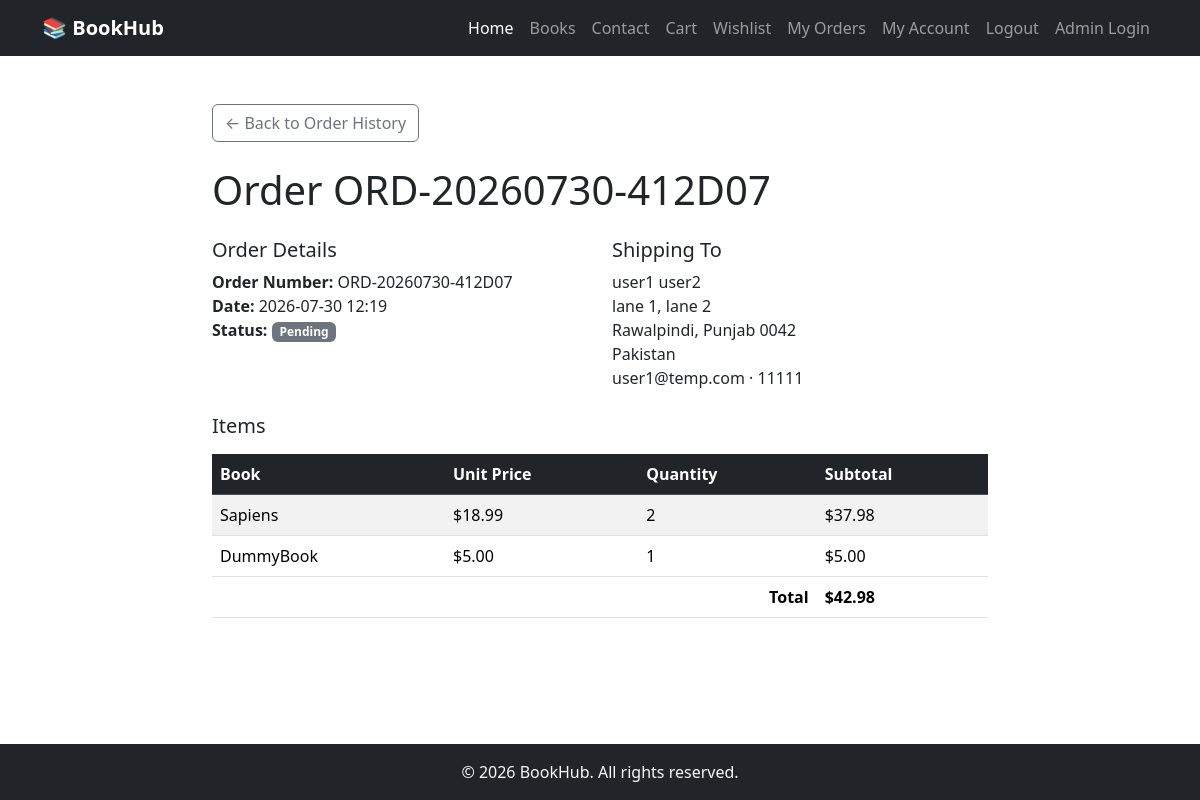
Screenshot of /orders/ORD-20260730-412D07 (signed in) with the database file from the repository.
### models.py (models this page shows)
class Order(db.Model):
    __tablename__ = "orders"
    id = db.Column(db.Integer, primary_key=True)
    order_number = db.Column(db.String(20), unique=True, nullable=True)
    customer_id = db.Column(db.Integer, db.ForeignKey("customer.id"), nullable=True)
    customer = db.relationship("Customer", backref="orders")
    full_name = db.Column(db.String(150), nullable=False)
    email = db.Column(db.String(150), nullable=False)
    phone = db.Column(db.String(30), nullable=False)
    address_line1 = db.Column(db.String(255), nullable=False)
    address_line2 = db.Column(db.String(255), nullable=True)
    city = db.Column(db.String(100), nullable=False)
    state = db.Column(db.String(100), nullable=False)
    postal_code = db.Column(db.String(20), nullable=False)
    country = db.Column(db.String(100), nullable=False)
    total = db.Column(db.Float, nullable=False, default=0.0)
    status = db.Column(db.String(20), nullable=False, default="Pending")
    created_at = db.Column(db.DateTime, nullable=False, default=datetime.utcnow)
    items = db.relationship("OrderItem", backref="order", cascade="all, delete-orphan")

class OrderItem(db.Model):
    __tablename__ = "order_items"
    id = db.Column(db.Integer, primary_key=True)
    order_id = db.Column(db.Integer, db.ForeignKey("orders.id", ondelete="CASCADE"), nullable=False)
    book_id = db.Column(db.Integer, db.ForeignKey("book.id"), nullable=True)
    book_title = db.Column(db.String(150), nullable=False)
    unit_price = db.Column(db.Float, nullable=False)
    quantity = db.Column(db.Integer, nullable=False)
    subtotal = db.Column(db.Float, nullable=False)

### app.py (the view)
@app.route("/orders/<order_number>")
@customer_login_required
def order_details(order_number):
    order = Order.query.filter_by(
        order_number=order_number, customer_id=session["customer_id"]
    ).first_or_404()
    return render_template("order_details.html", order=order)

### app.py (called while the page is built)
def customer_login_required(view_func):
    @wraps(view_func)
    def wrapped_view(*args, **kwargs):
        if not session.get("customer_id"):
            return redirect(url_for("customer_login", next=request.path))
        return view_func(*args, **kwargs)
    return wrapped_view

@app.template_global()
def wishlist_item_count():
    if not session.get("customer_id"):
        return 0
    return WishlistItem.query.filter_by(customer_id=session["customer_id"]).count()

@app.template_global()
def cart_item_count():
    cart = session.get("cart", {})
    return sum(cart.values())

### templates/order_details.html (shortened to what this page needs)
{% extends "base.html" %}
{% block content %}
<div class="container py-5" style="max-width: 800px;">
    <a href="{{ url_for('order_history') }}" class="btn btn-outline-secondary mb-4">&larr; Back to Order History</a>
    <h1 class="mb-4">Order {{ order.order_number }}</h1>
    <div class="row g-4 mb-4">
        <div class="col-md-6">
            <h5>Order Details</h5>
            <ul class="list-unstyled mb-0">
                <li><strong>Order Number:</strong> {{ order.order_number }}</li>
                <li><strong>Date:</strong> {{ order.created_at.strftime("%Y-%m-%d %H:%M") }}</li>
                <li><strong>Status:</strong> <span class="badge bg-secondary">{{ order.status }}</span></li>
            </ul>
        </div>
        <div class="col-md-6">
            <h5>Shipping To</h5>
            <ul class="list-unstyled mb-0">
                <li>{{ order.full_name }}</li>
                <li>{{ order.address_line1 }}{% if order.address_line2 %}, {{ order.address_line2 }}{% endif %}</li>
                <li>{{ order.city }}, {{ order.state }} {{ order.postal_code }}</li>
                <li>{{ order.country }}</li>
                <li>{{ order.email }} &middot; {{ order.phone }}</li>
            </ul>
        </div>
    </div>
    <h5 class="mb-3">Items</h5>
    <div class="table-responsive">
        <table class="table table-striped align-middle">
            <thead class="table-dark">
                <tr>
                    <th>Book</th>
                    <th>Unit Price</th>
                    <th>Quantity</th>
                    <th>Subtotal</th>
                </tr>
            </thead>
            <tbody>
                {% for item in order.items %}
                <tr>
                    <td>{{ item.book_title }}</td>
                    <td>${{ "%.2f"|format(item.unit_price) }}</td>
                    <td>{{ item.quantity }}</td>
                    <td>${{ "%.2f"|format(item.subtotal) }}</td>
                </tr>
                {% endfor %}
            </tbody>
            <tfoot>
                <tr>
                    <th colspan="3" class="text-end">Total</th>
                    <th>${{ "%.2f"|format(order.total) }}</th>
                </tr>
            </tfoot>
        </table>
    </div>
</div>
{% endblock %}

### static/css/style.css (style rules this page uses)
body { display: flex; flex-direction: column; min-height: 100vh; }

### rows the page displays
Order: order_number "ORD-20260730-412D07", created_at "2026-07-30 12:19", status "Pending", full_name "user1 user2", address_line1 "lane 1", address_line2 "lane 2", city "Rawalpindi", state "Punjab", postal_code "0042", country "Pakistan", email "user1@temp.com", phone "11111", total "42.98"
OrderItem: book_title "Sapiens", unit_price "18.99", quantity "2", subtotal "37.98"
OrderItem: book_title "DummyBook", unit_price "5.00", quantity "1", subtotal "5.00"
